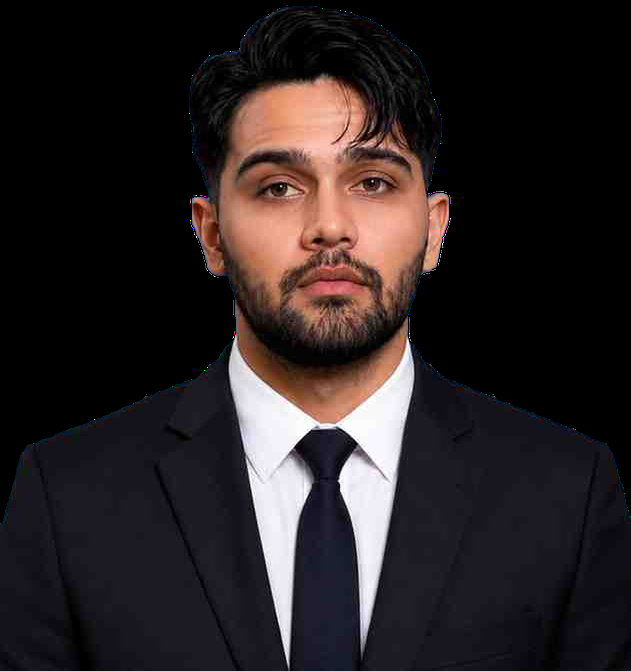
#> input picture assets/img/mueed-cutout.png, 631 x 671 px
$ python -i detector.py   (imports and definitions only)
#> lines starting #> are read from the running program, lines starting #| are printed output that depends on the picture; after the words box and inside, x2 and y2 are one past the last pixel; in counts of white or black regions, pixels touching at a corner belong together
#> further down, picture is the input picture: shape (671, 631, 3); mean B, G, R 34.8, 34, 41.4
"""Fall detection.

The detection problem splits cleanly in two, and this module keeps the halves apart:

* ``PostureTracker`` is pure Python. Given the bounding box of the person in each
  frame it decides whether a fall has happened. No OpenCV, no camera — so the
  decision logic is unit-testable in milliseconds.
* ``FrameAnalyzer`` is the OpenCV half. It turns a raw frame into that bounding
  box via background subtraction and contour extraction.

Keeping them separate is what makes the thresholds tunable with confidence: you
can replay a box sequence through the tracker without touching a video file.
"""

from __future__ import annotations

from dataclasses import dataclass, field
from enum import Enum
from typing import Optional, Sequence

import cv2
import numpy as np

BoundingBox = tuple[int, int, int, int]  # x, y, w, h


class Posture(str, Enum):
    """What the silhouette currently looks like."""

    UPRIGHT = "upright"
    HORIZONTAL = "horizontal"
    ABSENT = "absent"


@dataclass
class FallEvent:
    """Everything a carer needs to triage the alert."""

    frame_index: int
    posture_frames: int
    aspect_ratio: float
    drop_velocity: float
    bbox: BoundingBox

    # [6 lines left out: function summary, not called in this run]


@dataclass
class PostureTracker:
    """Turns a stream of bounding boxes into confirmed fall events.

    Two independent signals have to agree before an alert fires:

    1. **Shape** — a standing person is taller than they are wide. When the box
       flips to wider-than-tall past ``aspect_ratio_threshold``, the posture is
       horizontal.
    2. **Persistence** — someone bending down to tie a shoelace also goes briefly
       horizontal, so the posture must hold for ``confirm_frames`` before it counts.

    A sharp downward move of the centroid (``drop_velocity_threshold``) is recorded
    as corroborating evidence and shortens the confirmation window, because a real
    fall arrives fast while sitting down on the floor does not.
    """

    aspect_ratio_threshold: float = 1.25
    confirm_frames: int = 18
    drop_velocity_threshold: float = 0.045
    frame_height: int = 480

    _horizontal_streak: int = field(default=0, init=False)
    _previous_centroid_y: Optional[float] = field(default=None, init=False)
    _peak_drop_velocity: float = field(default=0.0, init=False)
    _drop_corroborated: bool = field(default=False, init=False)
    _fall_active: bool = field(default=False, init=False)
    _frame_index: int = field(default=0, init=False)

    # [74 lines left out: functions reset, _clear_episode, posture, update, not called in this run]


class FrameAnalyzer:
    """Extracts the subject's bounding box from a frame using background subtraction.

    MOG2 adapts to slow lighting changes (curtains, dusk) while still reacting to
    a person moving, which suits a room-monitoring camera that runs for days.
    Shadow pixels are labelled 127 by MOG2 and thresholded away here — untreated,
    a long shadow stretches the box sideways and fakes a horizontal posture.
    """

    def __init__(self, min_contour_area: int = 2500, history: int = 500) -> None:
        self.min_contour_area = min_contour_area
        self._subtractor = cv2.createBackgroundSubtractorMOG2(
            history=history, varThreshold=32, detectShadows=True
        )
        self._kernel = cv2.getStructuringElement(cv2.MORPH_ELLIPSE, (5, 5))

    def foreground_mask(self, frame: np.ndarray) -> np.ndarray:
        mask = self._subtractor.apply(frame)
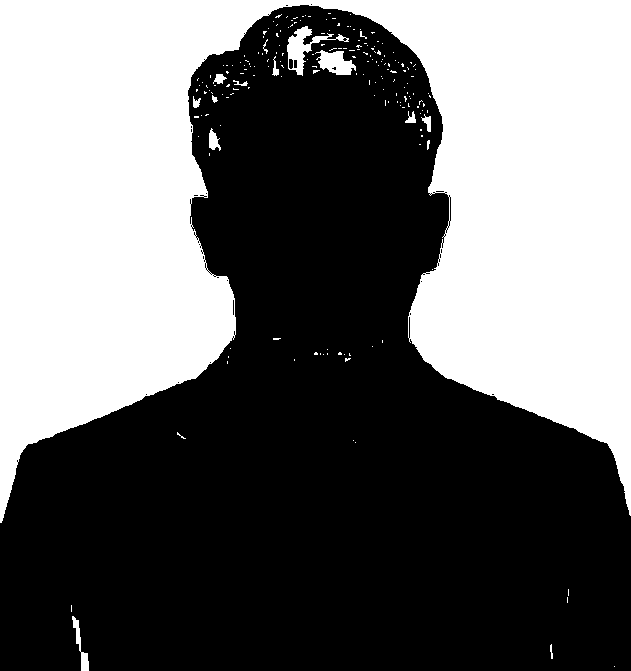
#> mask: shape (671, 631); values 127 (black) and 255 (white), 42.1% white; 195 white regions (180 under 20 px), largest, box (x1, y1, x2, y2) and area: (0, 0, 631, 523) 175400, (287, 26, 349, 76) 845, (315, 50, 356, 75) 613
        # Drop MOG2's shadow label (127); keep only confident foreground.
        _, mask = cv2.threshold(mask, 200, 255, cv2.THRESH_BINARY)
        mask = cv2.morphologyEx(mask, cv2.MORPH_OPEN, self._kernel, iterations=2)
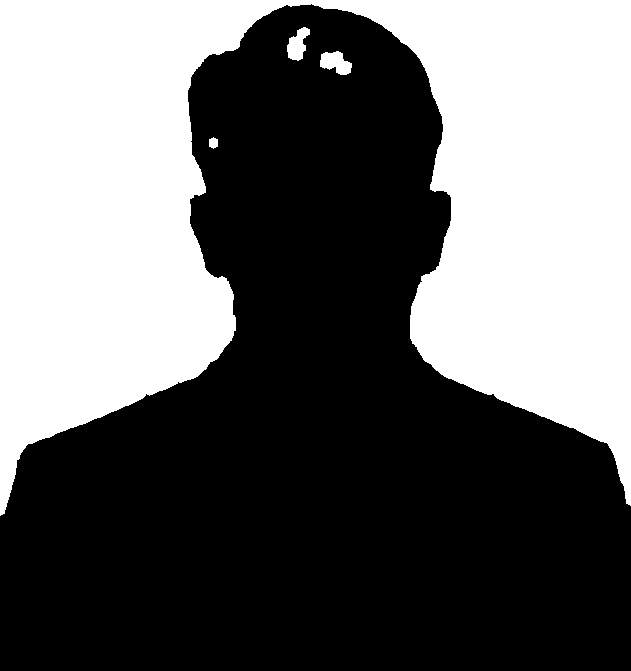
#> mask: shape (671, 631); 41.6% white; 4 white regions, box (x1, y1, x2, y2) and area: (0, 0, 631, 516) 174944, (320, 51, 352, 75) 505, (287, 27, 310, 61) 469, (209, 137, 218, 149) 84
        mask = cv2.dilate(mask, self._kernel, iterations=2)
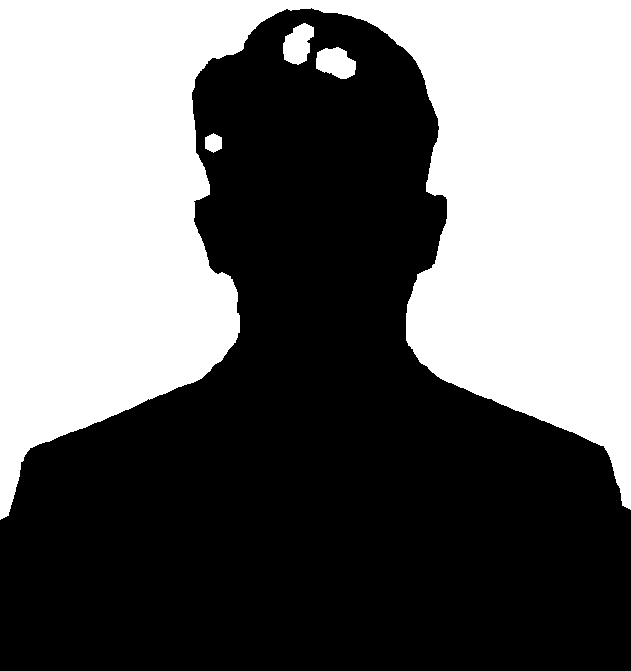
#> mask: shape (671, 631); 43.3% white; 4 white regions
        return mask

    def largest_person_box(self, frame: np.ndarray) -> Optional[BoundingBox]:
        """Bounding box of the biggest moving blob, or ``None`` if the room is still."""
        mask = self.foreground_mask(frame)
        contours, _ = cv2.findContours(mask, cv2.RETR_EXTERNAL, cv2.CHAIN_APPROX_SIMPLE)
#> contours = 4 contours; box (x1, y1, x2, y2) and area: (0, 0, 631, 520) 179548, (316, 47, 356, 79) 872, (283, 23, 314, 65) 846, (205, 133, 222, 153) 232
        return largest_box(contours, self.min_contour_area)


def largest_box(contours: Sequence[np.ndarray], min_area: int) -> Optional[BoundingBox]:
    """Pick the largest contour above ``min_area`` and return its bounding box."""
#> called with min_area = 2500
    candidates = [c for c in contours if cv2.contourArea(c) >= min_area]
#> candidates = 1 contour; box (x1, y1, x2, y2) and area: (0, 0, 631, 520) 179548
    if not candidates:
        return None
    return cv2.boundingRect(max(candidates, key=cv2.contourArea))

>>> import cv2
>>> picture = cv2.imread('../../../assets/img/mueed-cutout.png')
>>> result = FrameAnalyzer().largest_person_box(picture)
#> result = (0, 0, 631, 520)
